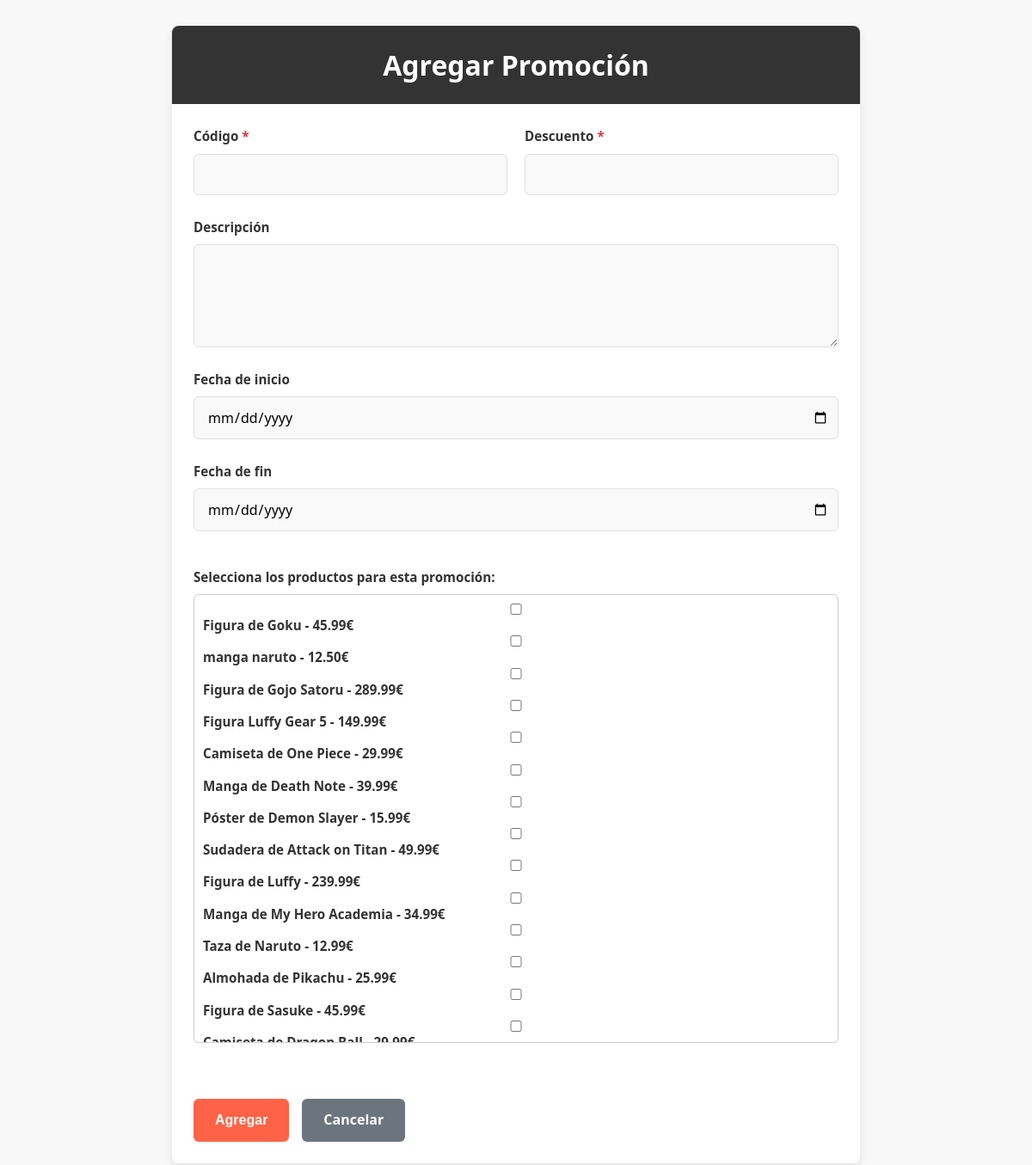
Page /src/views/insertPromotion.php on the earlier database version.
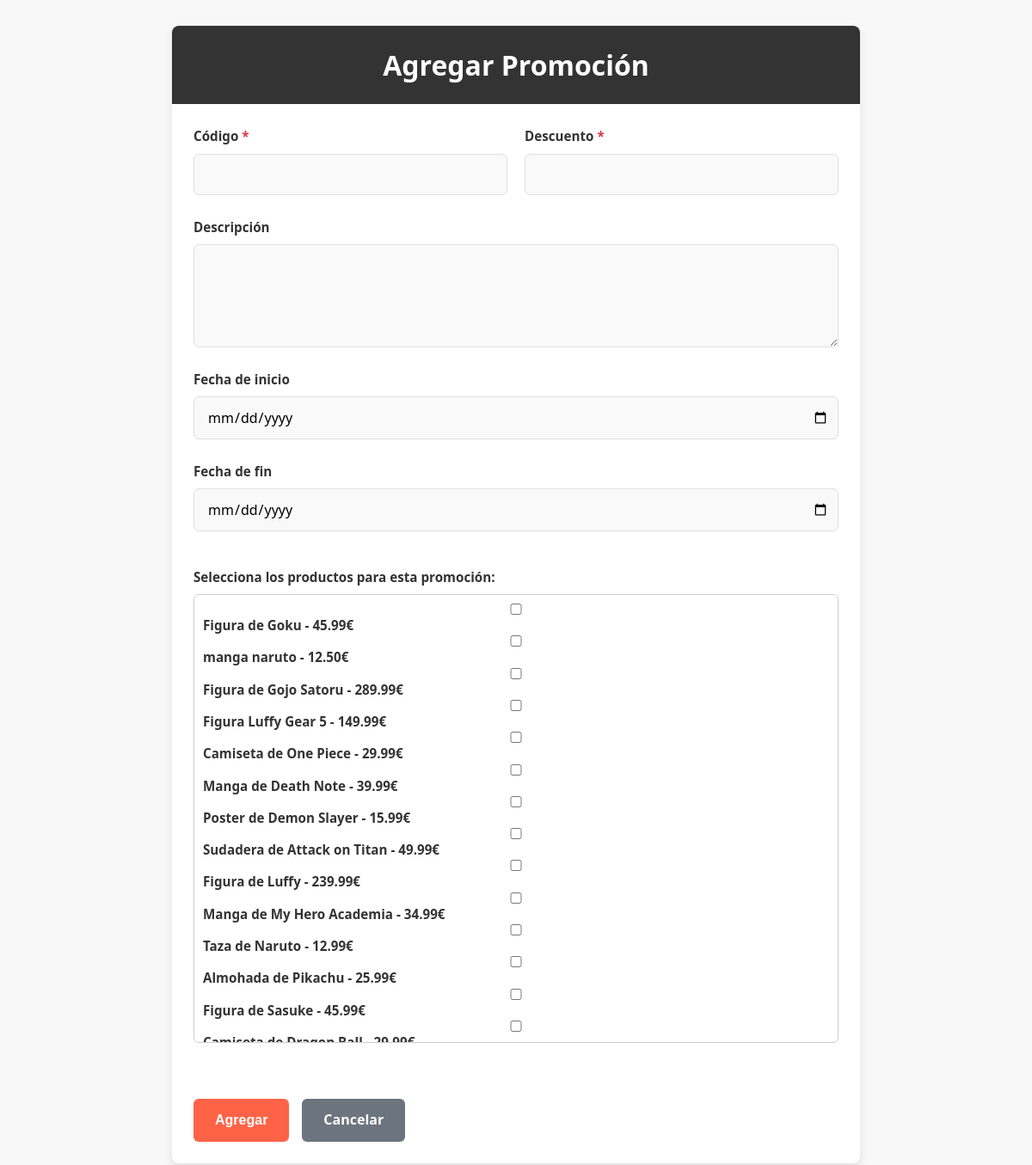
Same page on the later database version.
### tables this page shows
CREATE TABLE Products (
    id_product INT AUTO_INCREMENT PRIMARY KEY,
    name VARCHAR(100) not null,
    description TEXT not null,
    price DECIMAL(10, 2) not null,
    stock INT not null default 0,
    category VARCHAR(20) not null,
    photo TEXT not null
);

### src/repositories/productsRepository.php (called while the page is built, shortened)
<?php
class ProductsRepository {
    private PDO $pdo;
    public function __construct(PDO $pdo) {
        $this->pdo = $pdo;
    }
    public function getProducts() {
        $statement = $this->pdo->prepare('select * from Products');
        $statement->execute();
        $result = $statement->fetchAll(PDO::FETCH_ASSOC);
        $products = [];
        foreach ($result as $item) {
            $product = new Product($item['id_product'],
                                    $item['name'],
                                    $item['description'],
                                    $item['price'],
                                    $item['stock'],
                                    $item['category'],
                                    $item['photo']);
            $statement = $this->pdo->prepare('select * from Product_photos where id_product = :id_product');
            $statement->execute(['id_product' => $item['id_product']]);
            $photos = $statement->fetchAll(PDO::FETCH_ASSOC);
            foreach ($photos as $item2) {
                $product->addPhotos($item2['photo']);
            }
            array_push($products, $product);
        }
        return $products;
    }
}

### src/models/product.php (called while the page is built, shortened)
<?php
class Product {
    private $id_product;
    private $name;
    private $price;
    public function __construct($id_product, $name, $description, $price, $stock, $category, $photo) {
        $this->id_product = $id_product;
        $this->name = $name;
        $this->price = $price;
    }
    public function getId() {
        return $this->id_product;
    }
    public function getName() {
        return $this->name;
    }
    public function getPrice() {
        return $this->price;
    }
}

### src/views/insertPromotion.php (the view, shortened to what this page needs)
<?php
require_once "../config/database.php";
require_once "../repositories/productsRepository.php";
require_once "../models/product.php";
$productRepo = new ProductsRepository($pdo);
$products = $productRepo->getProducts();
?>
<link rel="stylesheet" href="../../resources/css/form.css">
<link rel="stylesheet" href="../../resources/css/index.css">
<div class="form-container">
    <div class="form-header">
        <h1>Agregar Promoción</h1>
    </div>
    <form method="POST" enctype="multipart/form-data">
        <div class="form-row">
            <div class="form-group">
                <label for="code" class="required-field">Código</label>
                <input type="text" id="code" name="code" required>
            </div>
            <div class="form-group">
                <label for="discount" class="required-field">Descuento</label>
                <input type="number" id="discount" name="discount" step="1" required>
            </div>
            <div class="form-group">
                <label for="description">Descripción</label>
                <textarea id="description" name="description" rows="4"></textarea>
            </div>
        </div>
        <div class="form-row">
            <div class="form-group">
                <label for="start_date">Fecha de inicio</label>
                <input type="date" id="start_date" name="start_date">
            </div>
        </div>
        <div class="form-group">
            <label for="end_date">Fecha de fin</label>
            <input type="date" id="end_date" name="end_date">
        </div>
        <div class="form-group">
            <h3>Selecciona los productos para esta promoción:</h3>
            <div class="promotions-checkbox">
                <?php foreach ($products as $product): ?>
                    <div>
                        <input type="checkbox" name="products[]" value="<?php echo $product->getId(); ?>" id="product_<?php echo $product->getId(); ?>">
                        <label for="product_<?php echo $product->getId(); ?>">
                            <?php echo htmlspecialchars($product->getName()); ?> -
                            <?php echo number_format($product->getPrice(), 2); ?>€
                        </label>
                    </div>
                <?php endforeach; ?>
            </div>
        </div>
        <div class="form-actions">
            <button type="submit">Agregar</button>
            <a href="/Akihabara-Dreams/src/index.php" class="btn btn-secondary">Cancelar</a>
        </div>
    </form>
</div>

Differences in the rows shown:
changed products: name "Póster de Demon Slayer" → "Poster de Demon Slayer"
